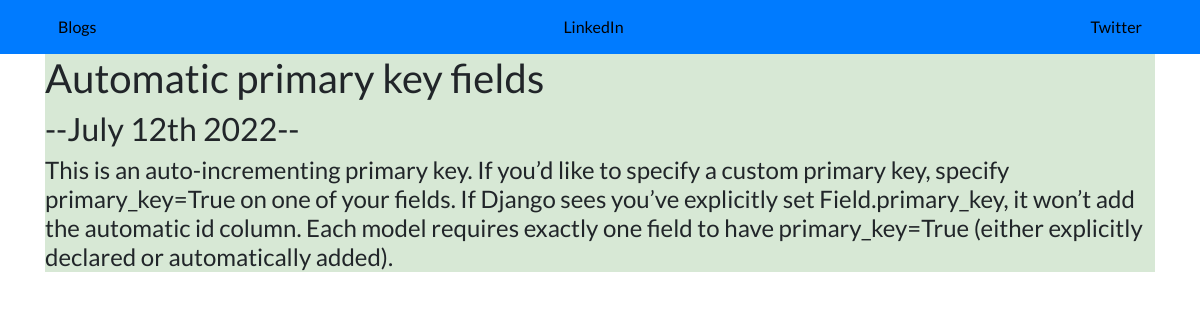
/blog/5/, run on the app's committed database.
### blog/models.py (models this page shows, shortened)
class blog_model(models.Model):
    title = models.CharField(max_length=100)
    date = models.DateField()
    description = models.TextField()
    class Meta:
        verbose_name = 'Blog'
        verbose_name_plural = 'Blogs'

### blog/views.py (the view)
# urls.py: path( '<int:blog_id>/', views.detail, name='detail'),
def detail(request,blog_id):
    blog = get_object_or_404(blog_model,pk=blog_id)
    return render(request,'blog/detail.html',{'blog':blog,'showBlog':True})

### blog/templates/blog/detail.html (shortened to what this page needs)
{% extends 'portfolio/base.html' %}
{% block content %}
     <div class="detail">
          <h1>{{ blog.title }}</h1>
          <h2>--{{ blog.date | date:'F jS Y'}}--</h2>
          <h4>{{ blog.description|safe }}</h4>
     </div>
{% endblock %}

### portfolio/static/portfolio/custom.css (style rules this page uses)
body { font-family: 'Lato', sans-serif; }

### blog/templates/blog/detail.html (style rules this page uses)
.detail { background-color:#1376072b }

### data on the page
blog_model: title "Automatic primary key fields", date "July 12th 2022", description "This is an auto-incrementing primary key. If you’d like to specify a custom primary key, specify primary_key=True on one of your fields. If Django sees you’ve explicitly set Field.primary_key, it won’t add the automatic id column. Each model requires exactly one field to have primary_key=True (either explicitly declared or automatically added)."
